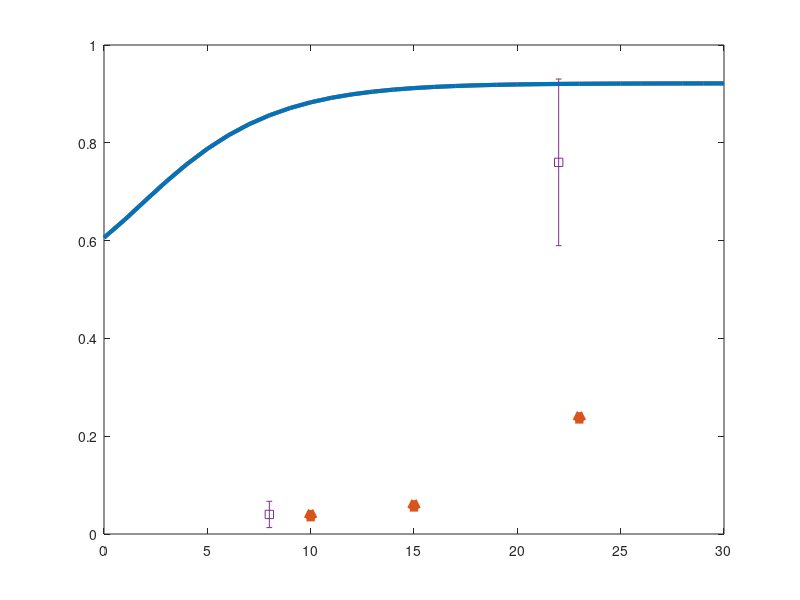

This figure's MATLAB source: (Note: this script raises an error after producing the figure.)
a=load('CT_Loss.mat');
b=load('CT_WT.mat');
CT_WT=a.C_T_mean;
CT_Loss=b.C_T_mean;
tmp1=0.04*19;

x_WT=[10 15 23];
y_WT=[tmp1/19 tmp1/19*1.5 tmp1/19*6];

x_Loss=[8 22];
y_Loss=[tmp1/19 tmp1];
err=[0.0269 0.1704];
% err1=[0.03 0.03*1.5 ];

figure
plot(0:1:30,CT_WT(1:31),'-','LineWidth',3,'Color',[0.85,0.33,0.10]);hold on;
plot(x_WT,y_WT,'^','LineWidth',4,'Color',[0.85,0.33,0.10]);hold on;
plot(0:1:30,CT_Loss(1:31),'-','LineWidth',3,'Color',[0.00,0.45,0.74]);hold on;
% errorbar(x_WT,y_WT,err1,"^","MarkerSize",11,...
    % "MarkerEdgeColor",[0.85,0.33,0.10],"MarkerFaceColor",[0.85,0.33,0.10],'LineWidth',1.5,'Color',[0.85,0.33,0.10])
errorbar(x_Loss,y_Loss,err,"s","MarkerSize",11,...
    "MarkerEdgeColor",[0.00,0.45,0.74],"MarkerFaceColor",[0.00,0.45,0.74],'LineWidth',1.5,'Color',[0.00,0.45,0.74])
% plot(x_Loss,y_Loss,'s','LineWidth',5,'Color',[0.00,0.45,0.74])
% title('PTEN\_WT','FontWeight','Bold','FontSize',18)
legend('Simu. PTEN\_WT','Exp. PTEN\_WT','Simu. PTEN\_Loss','Exp. PTE\_Loss','Location','northwest','fontsize',12)
set(gca,'xtick',(0:5:30));
xlabel('Days','FontWeight','Bold','FontSize',18);
ylabel('Average Cancer Cell Density','FontWeight','Bold','FontSize',18);
set(gca,'FontWeight','Bold','FontSize',16);
hold on